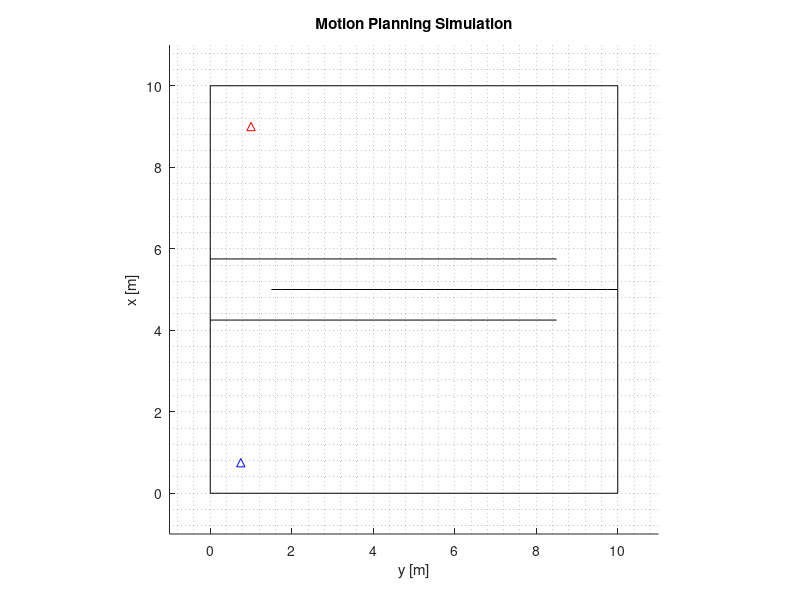

This chart was generated by the following MATLAB code: (Note: this script raises an error after producing the figure.)
%% Motion Planning MATLAB Simulation
% Author: Alfin Junaedy
% Affiliation: Masuta Lab - Toyama Prefectural University
% Date: 2025 - 08 - 08
% Citation:
%   If you use this code in your research, please cite:
%   [Your citation here]
% License:
%   This code is released under the MIT License.
%   See LICENSE file in the repository for details.

close all; clear all; clc;

% *********** Settings ***********
map = 2;                % Select map 1 or 2
start = [0.75 0.75];    % Starting position
goal = [9 1];           % Goal position
% --------------------------------
obsStep = 0.075;        % Obstacle movement step
obsDist = 0.75;         % Dynamic obstacle movement limit
safeDistOA = 0.80;      % Safety distance for OA
safeDistPP = 0.25;      % Safety distance for PP
pathStep = 0.25;        % Path planning step
timeoutPP = 3;          % Path planning timeout
pathUptErr = 0.15;      % Maximum displacement to update path
robotRds = 0.11;        % Robot radius
mpStep = 0.1;           % Motion planning step
goalRds = 0.2;          % Goal radius to reach
% ********************************

if (map == 1)
    load('wallnodes.mat');
    load('obsnodes.mat');
else
    load('wallnodes2.mat');
    load('obsnodes2.mat');
end

fig = figure; 
set(fig, 'WindowState', 'maximized'); 
hold on;
plot(start(2),start(1),'b^',goal(2),goal(1),'r^');
for i = 1:length(wallnodes)
    plot(wallnodes{i}(:,2),wallnodes{i}(:,1),'k-');
end
ylim([-1 11]); xlim([-1 11]);
ylabel('x [m]'); xlabel('y [m]'); axis equal; grid minor;
title("Motion Planning Simulation");
drawnow;
pltObs = []; pltPath = []; pltRobot = []; pltObs2 = []; path = []; nPath = 0;
tRobot = linspace(0,2*pi,15)';
cRobot0 = [robotRds*cos(tRobot) robotRds*sin(tRobot)];
dirOA = 0; dirPP = 0; dirMP = 0; weightOA = 0; gErr = 0; nObspos = 0;
curpos = start; curpos0 = curpos; goal0 = curpos; 

while 1
    % Dynamic obstacles ---------------------------------------------------
    obsnodes = updateobstacle_mex(obsStep,obsDist,wallnodes,obsnodes);
    %obsnodes = updateobstacle(obsStep,obsDist,wallnodes,obsnodes);
    try if (~isempty(pltObs)) set(pltObs,'xData',NaN,'yData',NaN); end 
    catch if (~isempty(pltObs)) delete(pltObs); end
    end
    pltObs = zeros(length(obsnodes),1);
    for i = 1:length(obsnodes)
        pltObs(i) = plot(obsnodes{i}(:,2),obsnodes{i}(:,1),'r-');
    end

    % Path planning -------------------------------------------------------
    if (nPath == 0)
        [path, nPath] = pathplanning_mex(curpos,goal,wallnodes,obsnodes,safeDistPP,pathStep,timeoutPP*0.3);
        %[path, nPath] = pathplanning(curpos,goal,wallnodes,obsnodes,safeDistPP,pathStep,timeoutPP);
        if (nPath > 0)
            if (path(1,1) == 0 && path(1,2) == 0) path(1,:) = goal; end
            dirPP = atan2d(path(1,2)-curpos(2),path(1,1)-curpos(1));
            try if (~isempty(pltPath)) set(pltPath,'xData',NaN,'yData',NaN); end 
            catch if (~isempty(pltPath)) delete(pltPath); end
            end
            pltPath = plot([curpos(2); path(1:nPath,2)],[curpos(1); path(1:nPath,1)],'b-');
        end
    else
        if (path(1,1) == 0 && path(1,2) == 0) path(1,:) = goal; end
        dirPP = atan2d(path(1,2)-curpos(2),path(1,1)-curpos(1));
    end

    % Obstacle avoidance --------------------------------------------------
    if (nPath > 0)
        [dirOA,weightOA,obspos,nObspos] = obstacleavoidance_mex(curpos,path(1,:),wallnodes,obsnodes,safeDistOA);
        %[dirOA,weightOA,obspos,nObspos] = obstacleavoidance(curpos,path(1,:),wallnodes,obsnodes,safeDistOA);
    else
        [dirOA,weightOA,obspos,nObspos] = obstacleavoidance_mex(curpos,goal,wallnodes,obsnodes,safeDistOA);
        %[dirOA,weightOA,obspos,nObspos] = obstacleavoidance(curpos,goal,wallnodes,obsnodes,safeDistOA);
    end

    % MOO -----------------------------------------------------------------
    O = [mpStep*cosd(dirOA) mpStep*sind(dirOA)];
    G = [mpStep*cosd(dirPP) mpStep*sind(dirPP)];
    D = weightOA*O + (1-weightOA)*G;
    dirMP = atan2d(D(2),D(1));
    curpos = curpos+[mpStep*cosd(dirMP) mpStep*sind(dirMP)];
    if (nPath > 0)
        gErr = sqrt(((curpos0(1)-path(1,1))*(curpos0(1)-path(1,1))) + ((curpos0(2)-path(1,2))*(curpos0(2)-path(1,2))));
        if (gErr <= goalRds && length(path(:,1)) > 1)
            goal0 = path(1,:);
            nPath = 0;
        else
            dPath = sqrt(((goal0(1)-path(1,1))*(goal0(1)-path(1,1))) + ((goal0(2)-path(1,2))*(goal0(2)-path(1,2))));
            rMin = 9999;
            for i = (pathUptErr*0.25)/dPath:(pathUptErr*0.25)/dPath:1
                o = path(1,:) + i * (goal0-path(1,:));
                r = sqrt(((o(1)-curpos0(1))*(o(1)-curpos0(1))) + ((o(2)-curpos0(2))*(o(2)-curpos0(2))));
                if (r < rMin) rMin = r; end
            end
            if (rMin > pathUptErr)
                nPath = 0;
                goal0 = curpos0;
            end
        end        
    end
    
    % Position update -----------------------------------------------------
    cRobot = cRobot0 + curpos0;
    try if (~isempty(pltRobot)) set(pltRobot,'xData',NaN,'yData',NaN); end 
    catch if (~isempty(pltRobot)) delete(pltRobot); end
    end
    pltRobot = plot(cRobot(:,2),cRobot(:,1),'k-');
    plot(curpos0(2),curpos0(1),'k.');
    lng = 0.35; VO = [curpos0(1)+lng*cosd(dirOA) curpos0(2)+lng*sind(dirOA)];
    lng = 0.4; VG = [curpos0(1)+lng*cosd(dirPP) curpos0(2)+lng*sind(dirPP)];
    lng = 0.3; VD = [curpos0(1)+lng*cosd(dirMP) curpos0(2)+lng*sind(dirMP)];
    try if (~isempty(pltObs2)) set(pltObs2,'xData',NaN,'yData',NaN); end 
    catch if (~isempty(pltObs2)) delete(pltObs2); end
    end
    pltObs2 = zeros(100,1);
    pltObs2(1) = plot([curpos0(2) VG(2)],[curpos0(1) VG(1)],'b-','LineWidth',5);
    pltObs2(2) = plot([curpos0(2) VO(2)],[curpos0(1) VO(1)],'r-','LineWidth',3);
    pltObs2(3) = plot([curpos0(2) VD(2)],[curpos0(1) VD(1)],'g-','LineWidth',3);
    if (nObspos > 0)
        pltObs2(4) = plot(obspos(1:nObspos,2),obspos(1:nObspos,1),'r*');
        for i = 1:nObspos
            pltObs2(4+i) = plot([curpos0(2) obspos(i,2)],[curpos0(1) obspos(i,1)],'k:');
        end
    end

    % Termination ---------------------------------------------------------
    drawnow;
    gErr2 = sqrt(((curpos0(1)-goal(1))*(curpos0(1)-goal(1))) + ((curpos0(2)-goal(2))*(curpos0(2)-goal(2))));
    if (gErr2 <= goalRds) 
        try if (~isempty(pltObs2)) set(pltObs2,'xData',NaN,'yData',NaN); end 
        catch if (~isempty(pltObs2)) delete(pltObs2); end
        end
        try if (~isempty(pltPath)) set(pltPath,'xData',NaN,'yData',NaN); end 
        catch if (~isempty(pltPath)) delete(pltPath); end
        end
        pltObs2 = plot([curpos0(2) VD(2)],[curpos0(1) VD(1)],'k-','LineWidth',3);
        break;
    end
    curpos0 = curpos;
end
